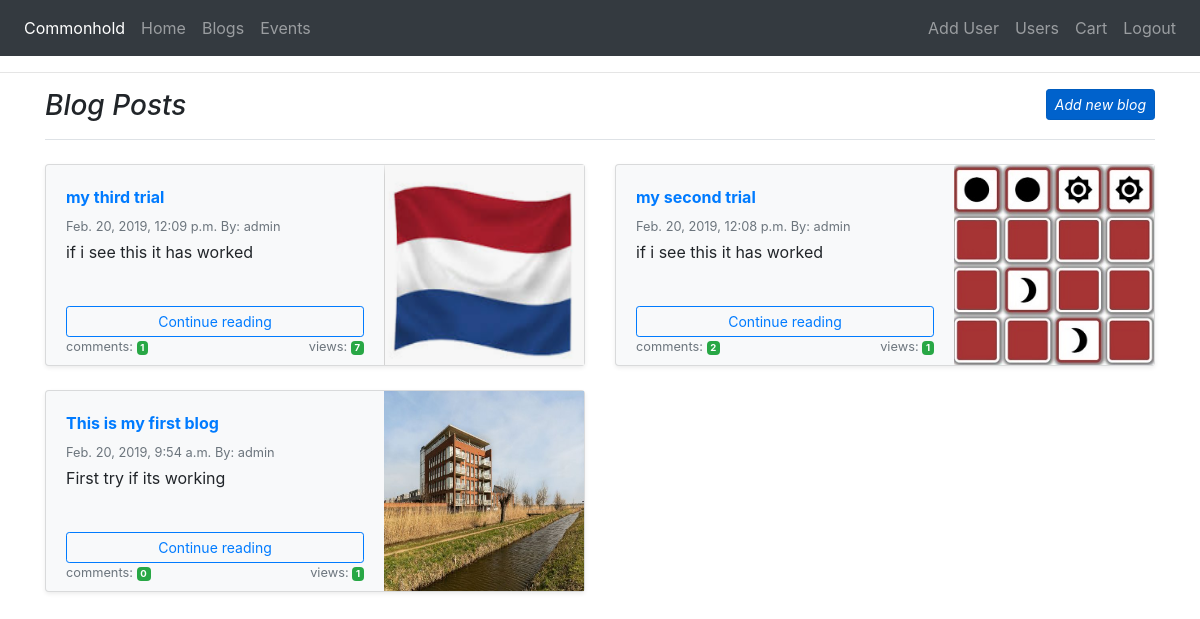
Page /blogs/blogs/ (signed in) on the earlier database version.
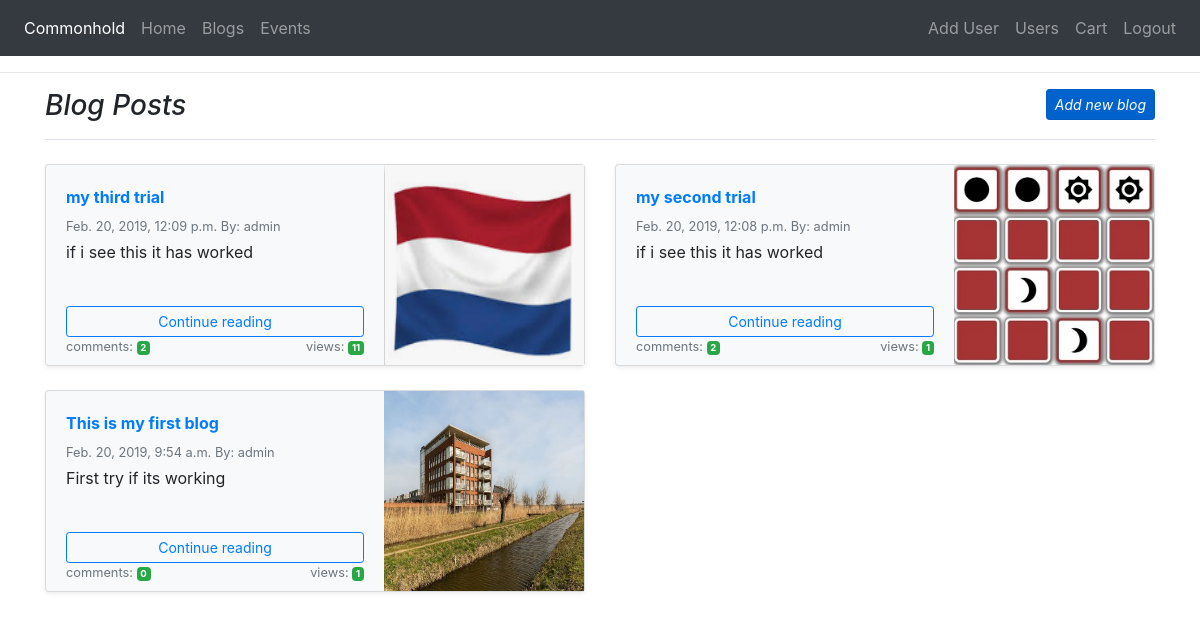
Same page on the later database version.
### blogs/models.py (models this page shows, shortened)
class Blog(models.Model):
    author = models.ForeignKey(User, on_delete=models.CASCADE, related_name="blog_author")
    title = models.CharField(max_length=200)
    content = models.TextField()
    published_date = models.DateTimeField(auto_now_add=True)
    views = models.IntegerField(default=0)
    blog_image = models.ImageField(upload_to="images", blank=True, null=True)

### blogs/views.py (the view)
def get_blogs(request):
    if request.user.is_authenticated:
        blogs = Blog.objects.filter(published_date__lte=timezone.now()).order_by('-published_date')
        return render(request, "blogposts.html", {'blogs': blogs})
    else:
        return redirect(reverse('index'))

### cart/contexts.py (called while the page is built)
def cart_contents(request):
    cart = request.session.get('cart', {})
    cart_items = []
    total = 0
    product_count = 0
    for id, quantity in cart.items():
        event = get_object_or_404(Event, pk=id)
        total += quantity * event.price
        product_count += quantity
        cart_items.append({'id':id, 'quantity': quantity, 'event': event})
    return { 'cart_items': cart_items, 'total': total,
        'product_count': product_count }

### blogs/templates/blogposts.html
{% extends 'base.html' %}
{% block content %}
<div class="container">
   <h3 class="pb-3 mb-4 font-italic border-bottom">
      Blog Posts <a href="{% url 'new_blog' %}" class="btn btn-primary btn-sm active floatright" role="button" aria-pressed="true">Add new blog</a>
   </h3>
   <div class="row">
      {% for blog in blogs %}
      <div class="col-md-6">
         <div class="card flex-md-row mb-4 shadow-sm h-md-250 bg-light">
            <div class="card-body d-flex flex-column less-padding-bottom">
                <strong class="d-inline-block mb-2 text-primary">{{blog.title}}</strong>
                <div class="mb-1 text-muted small">{{blog.published_date}} By: {{blog.author}} </div>
                <p class="card-text mb-auto">{{blog.content|truncatewords:12}}</p>
                <a class="btn btn-outline-primary btn-sm" role="button" href="{% url 'blog_detail' blog.id %}">Continue reading</a>
                <div class="mb-1 text-muted small">
                   <span>comments: </span><span class="badge badge-success">{{ blog.comment_blog.count }}</span>
                   <span class="floatright">views: <span class="badge badge-success">{{blog.views}}</span></span>
                </div>
            </div>
            <img class="card-img-right flex-auto d-none d-lg-block" alt="Thumbnail [200x250]" src="{{ MEDIA_URL }}{{ blog.blog_image }}" style="width: 200px; height: 200px;">
         </div>
      </div>
    {% endfor %}
   </div>
</div>
{% endblock %}

### templates/base.html (shortened to what this page needs)
{% load staticfiles %}
<!DOCTYPE html>
<html lang="en">
<head>
    <link rel="stylesheet" href="https://stackpath.bootstrapcdn.com/font-awesome/4.7.0/css/font-awesome.min.css" type="text/css" />
    <link rel="stylesheet" href="https://stackpath.bootstrapcdn.com/bootstrap/4.2.1/css/bootstrap.min.css">
    <link rel="stylesheet" href="{% static 'css/custom.css' %}">
</head>
<body>
<nav class="navbar navbar-expand-md navbar-dark bg-dark">
    <div class="navbar-collapse collapse w-100 order-1 order-md-0 dual-collapse2">
        <ul class="navbar-nav mr-auto">
            <li class="nav-item active">
                <a class="nav-link" href="#">Commonhold</a>
            </li>
            {% if user.is_authenticated %}
            <li class="nav-item">
                <a class="nav-link" href="{% url 'overview' %}">Home</a>
            </li>
            <li class="nav-item">
                <a class="nav-link" href="{% url 'get_blogs' %}">Blogs</a>
            </li>
            <li class="nav-item">
                <a class="nav-link" href="{% url 'get_events' %}">Events</a>
            </li>
            {% endif %}
        </ul>
    </div>
    <div class="navbar-collapse collapse w-100 order-3 dual-collapse2">
        <ul class="navbar-nav ml-auto">
        {% if user.is_authenticated %}
            {% if user.is_staff %}
			 <li class="nav-item">
                <a class="nav-link" href="{% url 'registration' %}">Add User</a>
            </li>
			<li class="nav-item">
                <a class="nav-link" href="{% url 'accounts' %}">Users</a>
            </li>
            {% endif %}
            <li class="nav-item">
                <a class="nav-link" href="{% url 'view_cart' %}">Cart</a>
            </li>
            <li class="nav-item">
                <a class="nav-link" href="{% url 'logout' %}">Logout</a>
            </li>
        {% else %}
            <li class="nav-item">
                <a class="nav-link" href="{% url 'SignIn' %}">SignIn</a>
            </li>
        {% endif %}
        </ul>
    </div>
</nav>
<hr>
{% block content %}
{% endblock %}
</body>
</html>

### static/css/custom.css (style rules this page uses)
.less-padding-bottom { padding-bottom: 4px !important }
.floatright { float: right !important }

Differences in the rows shown:
changed Blog "my third trial": comment_blog.count "1" → "2"; views "7" → "11"
